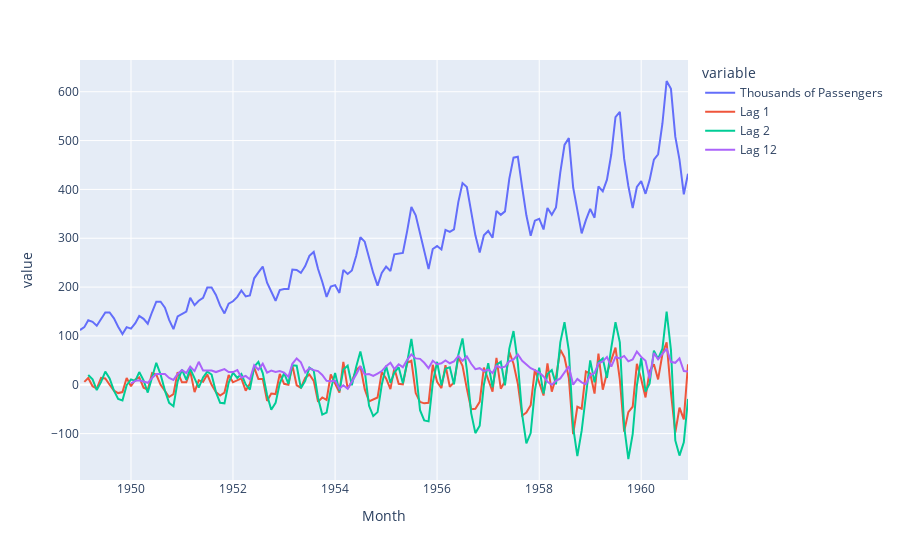

The cell this chart's notebook holds for it:
### Code cell
px.line(df_airline)

### Figure 1 — Plotly figure (JSON) as saved in the notebook; plotly's stock layout.template omitted (floating-point values rounded to 4 significant figures; data arrays with more than 128 entries replaced by an {"elided": "..."} marker saying what was removed)
{"data": [{"hovertemplate": "variable=Thousands of Passengers<br>Month=%{x}<br>value=%{y}<extra></extra>", "legendgroup": "Thousands of Passengers", "line": {"color": "#636efa", "dash": "solid"}, "marker": {"symbol": "circle"}, "mode": "lines", "name": "Thousands of Passengers", "orientation": "v", "showlegend": true, "type": "scatter", "x": {"elided": "144 str values"}, "xaxis": "x", "y": {"elided": "144 int values"}, "yaxis": "y"}, {"hovertemplate": "variable=Lag 1<br>Month=%{x}<br>value=%{y}<extra></extra>", "legendgroup": "Lag 1", "line": {"color": "#EF553B", "dash": "solid"}, "marker": {"symbol": "circle"}, "mode": "lines", "name": "Lag 1", "orientation": "v", "showlegend": true, "type": "scatter", "x": {"elided": "144 str values"}, "xaxis": "x", "y": {"elided": "144 int values"}, "yaxis": "y"}, {"hovertemplate": "variable=Lag 2<br>Month=%{x}<br>value=%{y}<extra></extra>", "legendgroup": "Lag 2", "line": {"color": "#00cc96", "dash": "solid"}, "marker": {"symbol": "circle"}, "mode": "lines", "name": "Lag 2", "orientation": "v", "showlegend": true, "type": "scatter", "x": {"elided": "144 str values"}, "xaxis": "x", "y": {"elided": "144 int values"}, "yaxis": "y"}, {"hovertemplate": "variable=Lag 12<br>Month=%{x}<br>value=%{y}<extra></extra>", "legendgroup": "Lag 12", "line": {"color": "#ab63fa", "dash": "solid"}, "marker": {"symbol": "circle"}, "mode": "lines", "name": "Lag 12", "orientation": "v", "showlegend": true, "type": "scatter", "x": {"elided": "144 str values"}, "xaxis": "x", "y": {"elided": "144 int values"}, "yaxis": "y"}], "layout": {"legend": {"title": {"text": "variable"}, "tracegroupgap": 0}, "margin": {"t": 60}, "xaxis": {"anchor": "y", "domain": [0, 1], "title": {"text": "Month"}}, "yaxis": {"anchor": "x", "domain": [0, 1], "title": {"text": "value"}}}}
